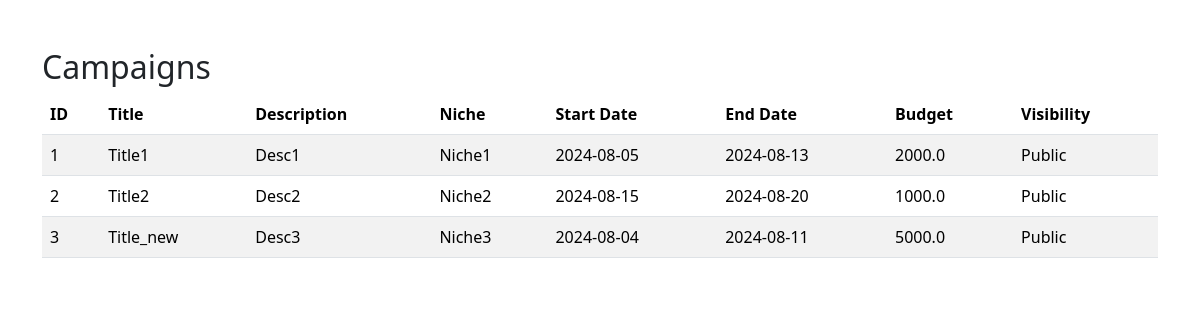
/view_campaigns, run on an earlier commit of the app's database.
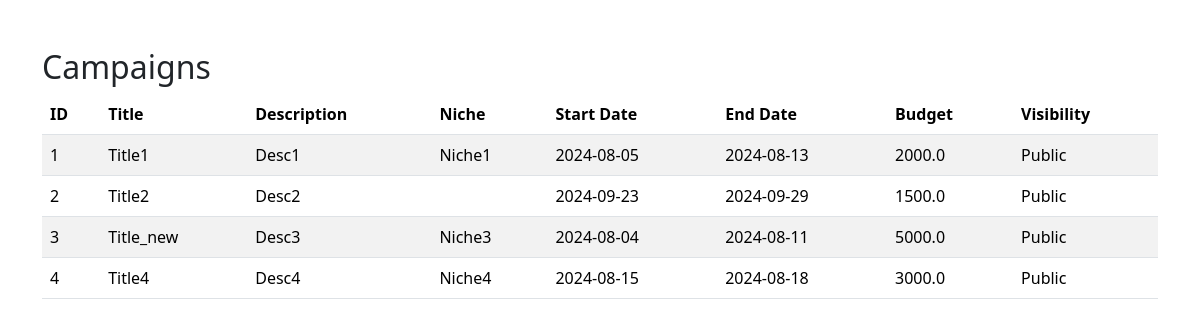
And on a later commit of the database.
### app/models.py (models this page shows)
class Campaign(db.Model):
    id = db.Column(db.Integer, primary_key=True)
    title = db.Column(db.String(50), nullable=False)
    description = db.Column(db.Text, nullable=False)
    niche = db.Column(db.Text, nullable=True)
    start_date = db.Column(db.Date, nullable=False)
    end_date = db.Column(db.Date, nullable=False)
    budget = db.Column(db.Float, nullable=False)
    visibility = db.Column(db.String(50), nullable=False)
    sponsor_id = db.Column(db.Integer, db.ForeignKey('sponsor.id'), nullable=False)

### app/routes.py (the view)
@app.route('/view_campaigns')
def view_campaigns():
    campaigns = Campaign.query.all()
    return render_template('view_campaign.html', campaigns=campaigns)

### app/templates/view_campaign.html (shortened to what this page needs)
<!DOCTYPE html>
<html lang="en">
<head>
    <link href="https://cdn.jsdelivr.net/npm/bootstrap@5.3.3/dist/css/bootstrap.min.css" rel="stylesheet">
</head>
<body>
    <div class="container mt-5">
        <h2>Campaigns</h2>
        <table class="table table-striped">
            <thead>
                <tr>
                    <th>ID</th>
                    <th>Title</th>
                    <th>Description</th>
                    <th>Niche</th>
                    <th>Start Date</th>
                    <th>End Date</th>
                    <th>Budget</th>
                    <th>Visibility</th>
                </tr>
            </thead>
            <tbody>
                {% for campaign in campaigns %}
                <tr>
                    <td>{{ campaign.id }}</td>
                    <td>{{ campaign.title }}</td>
                    <td>{{ campaign.description }}</td>
                    <td>{{ campaign.niche }}</td>
                    <td>{{ campaign.start_date }}</td>
                    <td>{{ campaign.end_date }}</td>
                    <td>{{ campaign.budget }}</td>
                    <td>{{ campaign.visibility }}</td>
                </tr>
                {% endfor %}
            </tbody>
        </table>
    </div>
</body>
</html>

What changed in the data, as far as the page shows it:
changed Campaign "Title2": start_date "2024-08-15" → "2024-09-23"; end_date "2024-08-20" → "2024-09-29"; budget "1000.0" → "1500.0"; niche "Niche2" → (not shown)
added Campaign: id "4", title "Title4", description "Desc4", niche "Niche4", start_date "2024-08-15", end_date "2024-08-18", budget "3000.0", visibility "Public"
